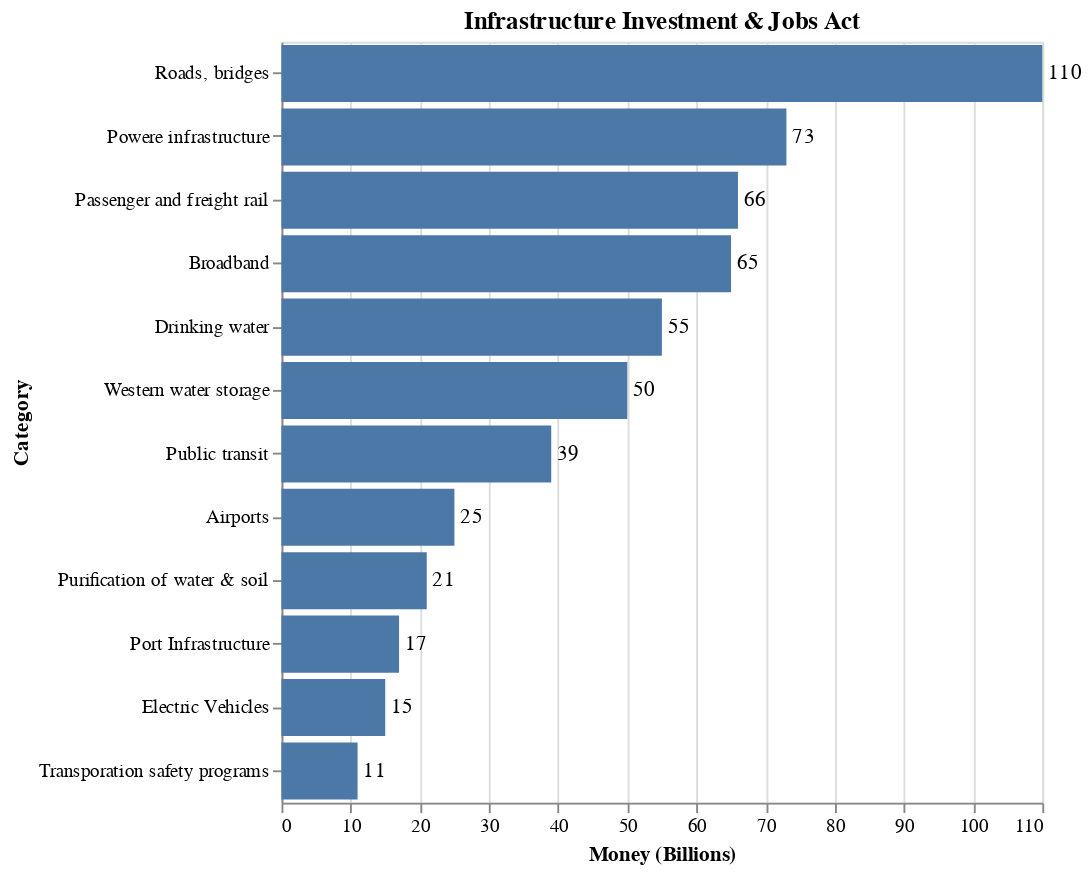

Notebook source saved alongside this figure:
### Code cell
bars = alt.Chart(spending).mark_bar().encode(
    alt.X('Money (Billions):Q'),
    alt.Y("Category:N", sort='-x')
)

text = bars.mark_text(
    align='left',
    baseline='middle',
    dx=3  # Nudges text to right so it doesn't appear on top of the bar
).encode(
    text='Money (Billions):Q'
)

(bars + text).properties(title='Infrastructure Investment & Jobs Act', height=400, width=400)

### Figure 1 — Vega-Lite specification as saved in the notebook (floating-point values rounded to 4 significant figures)
{"config": {"view": {"continuousWidth": 400, "continuousHeight": 300}}, "layer": [{"mark": "bar", "encoding": {"x": {"type": "quantitative", "field": "Money (Billions)"}, "y": {"type": "nominal", "field": "Category", "sort": "-x"}}}, {"mark": {"type": "text", "align": "left", "baseline": "middle", "dx": 3}, "encoding": {"text": {"type": "quantitative", "field": "Money (Billions)"}, "x": {"type": "quantitative", "field": "Money (Billions)"}, "y": {"type": "nominal", "field": "Category", "sort": "-x"}}}], "data": {"name": "data-0f80d345bc023a6e279f74f96d64e009"}, "height": 400, "title": "Infrastructure Investment & Jobs Act", "width": 400, "$schema": "https://vega.github.io/schema/vega-lite/v4.8.1.json", "datasets": {"data-0f80d345bc023a6e279f74f96d64e009": [{"Category": "Roads, bridges", "Money (Billions)": 110.0}, {"Category": "Powere infrastructure", "Money (Billions)": 73.0}, {"Category": "Passenger and freight rail", "Money (Billions)": 66.0}, {"Category": "Broadband", "Money (Billions)": 65.0}, {"Category": "Drinking water", "Money (Billions)": 55.0}, {"Category": "Western water storage", "Money (Billions)": 50.0}, {"Category": "Public transit", "Money (Billions)": 39.0}, {"Category": "Airports", "Money (Billions)": 25.0}, {"Category": "Purification of water & soil", "Money (Billions)": 21.0}, {"Category": "Port Infrastructure", "Money (Billions)": 17.0}, {"Category": "Electric Vehicles", "Money (Billions)": 15.0}, {"Category": "Transporation safety programs", "Money (Billions)": 11.0}]}}
